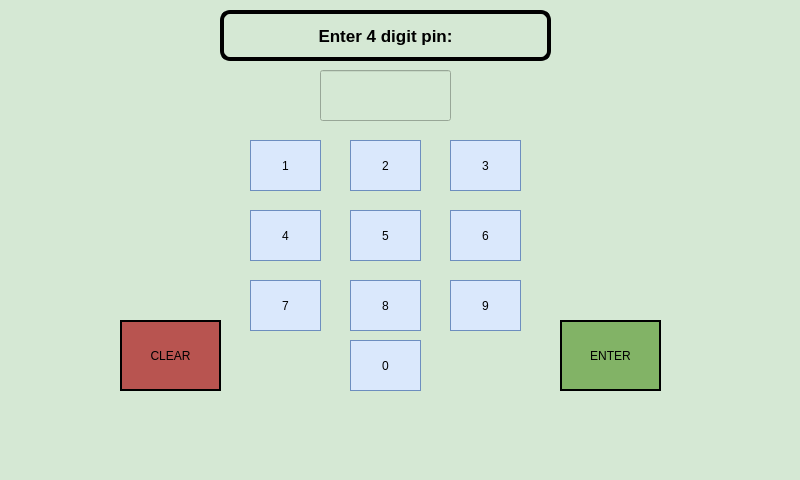
<?xml version="1.0" encoding="UTF-8"?>
<ui version="4.0">
 <class>pininput</class>
 <widget class="QDialog" name="pininput">
  <property name="geometry">
   <rect>
    <x>0</x>
    <y>0</y>
    <width>800</width>
    <height>480</height>
   </rect>
  </property>
  <property name="windowTitle">
   <string>Dialog</string>
  </property>
  <property name="styleSheet">
   <string notr="true">background-color:rgb(213, 232, 212);</string>
  </property>
  <widget class="QPushButton" name="bot2">
   <property name="geometry">
    <rect>
     <x>350</x>
     <y>140</y>
     <width>71</width>
     <height>51</height>
    </rect>
   </property>
   <property name="sizePolicy">
    <sizepolicy hsizetype="Ignored" vsizetype="Ignored">
     <horstretch>0</horstretch>
     <verstretch>0</verstretch>
    </sizepolicy>
   </property>
   <property name="styleSheet">
    <string notr="true">QPushButton{
background-color: #dae8fc;
border: 1px solid #6d8ebf;
padding: 5px;
}</string>
   </property>
   <property name="text">
    <string>2</string>
   </property>
  </widget>
  <widget class="QPushButton" name="bot3">
   <property name="geometry">
    <rect>
     <x>450</x>
     <y>140</y>
     <width>71</width>
     <height>51</height>
    </rect>
   </property>
   <property name="styleSheet">
    <string notr="true">QPushButton{
background-color: #dae8fc;
border: 1px solid #6d8ebf;
padding: 5px;
}</string>
   </property>
   <property name="text">
    <string>3</string>
   </property>
  </widget>
  <widget class="QPushButton" name="bot4">
   <property name="geometry">
    <rect>
     <x>250</x>
     <y>210</y>
     <width>71</width>
     <height>51</height>
    </rect>
   </property>
   <property name="styleSheet">
    <string notr="true">QPushButton{
background-color: #dae8fc;
border: 1px solid #6d8ebf;
padding: 5px;
}</string>
   </property>
   <property name="text">
    <string>4</string>
   </property>
  </widget>
  <widget class="QPushButton" name="bot5">
   <property name="geometry">
    <rect>
     <x>350</x>
     <y>210</y>
     <width>71</width>
     <height>51</height>
    </rect>
   </property>
   <property name="styleSheet">
    <string notr="true">QPushButton{
background-color: #dae8fc;
border: 1px solid #6d8ebf;
padding: 5px;
}</string>
   </property>
   <property name="text">
    <string>5</string>
   </property>
  </widget>
  <widget class="QPushButton" name="bot6">
   <property name="geometry">
    <rect>
     <x>450</x>
     <y>210</y>
     <width>71</width>
     <height>51</height>
    </rect>
   </property>
   <property name="styleSheet">
    <string notr="true">QPushButton{
background-color: #dae8fc;
border: 1px solid #6d8ebf;
padding: 5px;
}</string>
   </property>
   <property name="text">
    <string>6</string>
   </property>
  </widget>
  <widget class="QPushButton" name="bot7">
   <property name="geometry">
    <rect>
     <x>250</x>
     <y>280</y>
     <width>71</width>
     <height>51</height>
    </rect>
   </property>
   <property name="styleSheet">
    <string notr="true">QPushButton{
background-color: #dae8fc;
border: 1px solid #6d8ebf;
padding: 5px;
}</string>
   </property>
   <property name="text">
    <string>7</string>
   </property>
  </widget>
  <widget class="QPushButton" name="bot8">
   <property name="geometry">
    <rect>
     <x>350</x>
     <y>280</y>
     <width>71</width>
     <height>51</height>
    </rect>
   </property>
   <property name="styleSheet">
    <string notr="true">QPushButton{
background-color: #dae8fc;
border: 1px solid #6d8ebf;
padding: 5px;
}</string>
   </property>
   <property name="text">
    <string>8</string>
   </property>
  </widget>
  <widget class="QPushButton" name="bot9">
   <property name="geometry">
    <rect>
     <x>450</x>
     <y>280</y>
     <width>71</width>
     <height>51</height>
    </rect>
   </property>
   <property name="styleSheet">
    <string notr="true">QPushButton{
background-color: #dae8fc;
border: 1px solid #6d8ebf;
padding: 5px;
}</string>
   </property>
   <property name="text">
    <string>9</string>
   </property>
  </widget>
  <widget class="QPushButton" name="bot1">
   <property name="geometry">
    <rect>
     <x>250</x>
     <y>140</y>
     <width>71</width>
     <height>51</height>
    </rect>
   </property>
   <property name="sizePolicy">
    <sizepolicy hsizetype="Minimum" vsizetype="Preferred">
     <horstretch>0</horstretch>
     <verstretch>0</verstretch>
    </sizepolicy>
   </property>
   <property name="styleSheet">
    <string notr="true">QPushButton{
background-color: #dae8fc;
border: 1px solid #6d8ebf;
padding: 5px;
}</string>
   </property>
   <property name="text">
    <string>1</string>
   </property>
  </widget>
  <widget class="QPushButton" name="clear">
   <property name="geometry">
    <rect>
     <x>120</x>
     <y>320</y>
     <width>101</width>
     <height>71</height>
    </rect>
   </property>
   <property name="sizePolicy">
    <sizepolicy hsizetype="Ignored" vsizetype="Ignored">
     <horstretch>0</horstretch>
     <verstretch>0</verstretch>
    </sizepolicy>
   </property>
   <property name="styleSheet">
    <string notr="true">QPushButton{
background-color: #b85450;
border: 2px solid #000000;
padding: 5px;
}</string>
   </property>
   <property name="text">
    <string>CLEAR</string>
   </property>
  </widget>
  <widget class="QPushButton" name="enter">
   <property name="geometry">
    <rect>
     <x>560</x>
     <y>320</y>
     <width>101</width>
     <height>71</height>
    </rect>
   </property>
   <property name="sizePolicy">
    <sizepolicy hsizetype="Ignored" vsizetype="Ignored">
     <horstretch>0</horstretch>
     <verstretch>0</verstretch>
    </sizepolicy>
   </property>
   <property name="styleSheet">
    <string notr="true">QPushButton{
background-color: #82b366;
border: 2px solid #000000;
padding: 5px;
}</string>
   </property>
   <property name="text">
    <string>ENTER</string>
   </property>
  </widget>
  <widget class="QPushButton" name="bot0">
   <property name="geometry">
    <rect>
     <x>350</x>
     <y>340</y>
     <width>71</width>
     <height>51</height>
    </rect>
   </property>
   <property name="sizePolicy">
    <sizepolicy hsizetype="Minimum" vsizetype="Preferred">
     <horstretch>0</horstretch>
     <verstretch>0</verstretch>
    </sizepolicy>
   </property>
   <property name="styleSheet">
    <string notr="true">QPushButton{
background-color: #dae8fc;
border: 1px solid #6d8ebf;
padding: 5px;
}</string>
   </property>
   <property name="text">
    <string>0</string>
   </property>
  </widget>
  <widget class="QLineEdit" name="display">
   <property name="geometry">
    <rect>
     <x>320</x>
     <y>70</y>
     <width>131</width>
     <height>51</height>
    </rect>
   </property>
   <property name="echoMode">
    <enum>QLineEdit::Normal</enum>
   </property>
   <property name="alignment">
    <set>Qt::AlignCenter</set>
   </property>
  </widget>
  <widget class="QPushButton" name="hidePassword">
   <property name="geometry">
    <rect>
     <x>630</x>
     <y>70</y>
     <width>81</width>
     <height>61</height>
    </rect>
   </property>
   <property name="styleSheet">
    <string notr="true">#hidePassword{
background-color: transparent;
border-image:url(:passwordhide.png);
background:none;
border:none;
background-repeat: none;
}


</string>
   </property>
   <property name="text">
    <string/>
   </property>
  </widget>
  <widget class="QLabel" name="label">
   <property name="geometry">
    <rect>
     <x>220</x>
     <y>10</y>
     <width>331</width>
     <height>51</height>
    </rect>
   </property>
   <property name="font">
    <font>
     <pointsize>13</pointsize>
     <bold>true</bold>
    </font>
   </property>
   <property name="styleSheet">
    <string notr="true">color: black; 
background-color: none;
 border: 4px solid black;
 border-radius: 10px;
 padding: 5px; </string>
   </property>
   <property name="text">
    <string>Enter 4 digit pin:</string>
   </property>
   <property name="alignment">
    <set>Qt::AlignCenter</set>
   </property>
  </widget>
  <widget class="QPushButton" name="goback">
   <property name="geometry">
    <rect>
     <x>10</x>
     <y>10</y>
     <width>61</width>
     <height>71</height>
    </rect>
   </property>
   <property name="styleSheet">
    <string notr="true">#goback{
background-color: transparent;
border-image:url(:turn-back.png);
background:none;
border:none;
background-repeat: none;
}</string>
   </property>
   <property name="text">
    <string/>
   </property>
  </widget>
 </widget>
 <resources/>
 <connections/>
</ui>
